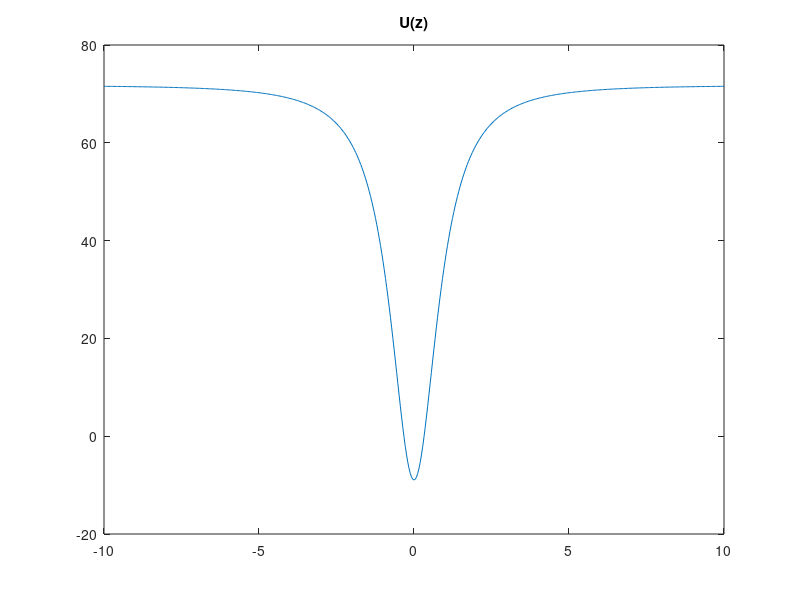

Reproduce this figure in MATLAB. (Note: this script raises an error after producing the figure.)
%%%%%%%%%%%%%%%%%%%%%%%%%%%%%%%%%%%%%%%%%%%%%%%%%%%%%%%%%%%
% Author: Zhao Zhen-Hua 
% Date  : 2014-6-20
% Purpose: Searching the eigenvalues of Schordinger equation.
% The Schordinger equation has the form f''+(E-U))f=0,
% Run fine in Octave
%%%%%%%%%%%%%%%%%%%%%%%%%%%%%%%%%%%%%%%%%%%%%%%%%%%%%%%%%%%


U=load('Vzk=1C2=20C3=0p40p50p6.txt');
 x=U(:,1);%coordinate
% x=complementX(x,1);
 y=U(:,3);%potential.
% y=complementX(y,2);
U=[x,y];
figure
plot(x,y)
title('U(z)')

eigenRange=linspace(min(y)+0.1,70,1000);
[eigenValues,waveFunctions]=eigenNumerov(eigenRange,U);
%The first column of waveFunctions is coordinate x.

fprintf('The eigenvlue is:  %3.16f, \n', eigenValues);
fprintf('the max value of U is :  %3.16f, \n', max(y));

for k=1:length(eigenValues(:,1))
    %hold all
    figure
    plot(x,waveFunctions(:,k+1))
    title(['E=',num2str(eigenValues(k,1))])
end
 


save([pwd,'/eignvaluek=1C2=20C3=0p5.txt'],'eigenValues','-ascii','-double')
save([pwd,'/wavesk=1C2=20C3=0p5.txt'],'waveFunctions','-ascii','-double')







